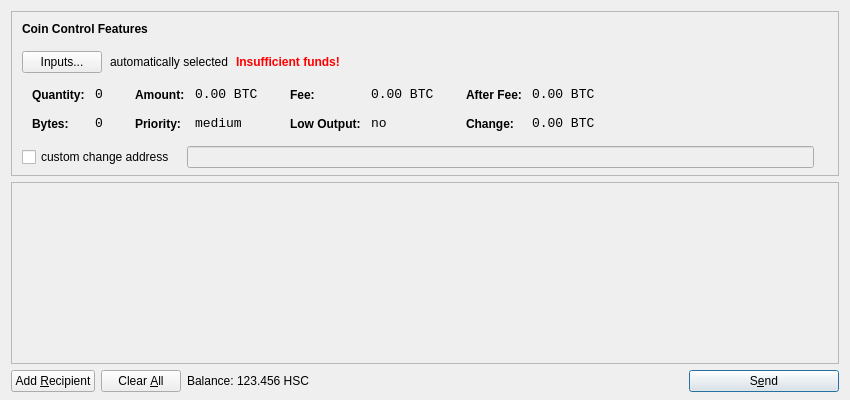
<?xml version="1.0" encoding="UTF-8"?>
<ui version="4.0">
 <class>SendCoinsDialog</class>
 <widget class="QDialog" name="SendCoinsDialog">
  <property name="geometry">
   <rect>
    <x>0</x>
    <y>0</y>
    <width>850</width>
    <height>400</height>
   </rect>
  </property>
  <property name="windowTitle">
   <string>Send Coins</string>
  </property>
  <layout class="QVBoxLayout" name="verticalLayout" stretch="0,1,0">
   <property name="bottomMargin">
    <number>8</number>
   </property>
   <item>
    <widget class="QFrame" name="frameCoinControl">
     <property name="sizePolicy">
      <sizepolicy hsizetype="Expanding" vsizetype="Expanding">
       <horstretch>0</horstretch>
       <verstretch>0</verstretch>
      </sizepolicy>
     </property>
     <property name="maximumSize">
      <size>
       <width>16777215</width>
       <height>16777215</height>
      </size>
     </property>
     <property name="frameShape">
      <enum>QFrame::StyledPanel</enum>
     </property>
     <property name="frameShadow">
      <enum>QFrame::Sunken</enum>
     </property>
     <layout class="QVBoxLayout" name="verticalLayoutCoinControl2">
      <property name="spacing">
       <number>-1</number>
      </property>
      <property name="leftMargin">
       <number>0</number>
      </property>
      <property name="topMargin">
       <number>0</number>
      </property>
      <property name="rightMargin">
       <number>0</number>
      </property>
      <property name="bottomMargin">
       <number>6</number>
      </property>
      <item>
       <layout class="QVBoxLayout" name="verticalLayoutCoinControl" stretch="0,0,0,0,1">
        <property name="spacing">
         <number>0</number>
        </property>
        <property name="leftMargin">
         <number>10</number>
        </property>
        <property name="topMargin">
         <number>10</number>
        </property>
        <item>
         <layout class="QHBoxLayout" name="horizontalLayoutCoinControl1">
          <property name="bottomMargin">
           <number>15</number>
          </property>
          <item>
           <widget class="QLabel" name="labelCoinControlFeatures">
            <property name="sizePolicy">
             <sizepolicy hsizetype="Preferred" vsizetype="Maximum">
              <horstretch>0</horstretch>
              <verstretch>0</verstretch>
             </sizepolicy>
            </property>
            <property name="font">
             <font>
              <weight>75</weight>
              <bold>true</bold>
             </font>
            </property>
            <property name="styleSheet">
             <string notr="true">font-weight:bold;</string>
            </property>
            <property name="text">
             <string>Coin Control Features</string>
            </property>
           </widget>
          </item>
         </layout>
        </item>
        <item>
         <layout class="QHBoxLayout" name="horizontalLayoutCoinControl2" stretch="0,0,0,0">
          <property name="spacing">
           <number>8</number>
          </property>
          <property name="bottomMargin">
           <number>10</number>
          </property>
          <item>
           <widget class="QPushButton" name="pushButtonCoinControl">
            <property name="styleSheet">
             <string notr="true"/>
            </property>
            <property name="text">
             <string>Inputs...</string>
            </property>
           </widget>
          </item>
          <item>
           <widget class="QLabel" name="labelCoinControlAutomaticallySelected">
            <property name="text">
             <string>automatically selected</string>
            </property>
            <property name="margin">
             <number>5</number>
            </property>
           </widget>
          </item>
          <item>
           <widget class="QLabel" name="labelCoinControlInsuffFunds">
            <property name="font">
             <font>
              <weight>75</weight>
              <bold>true</bold>
             </font>
            </property>
            <property name="styleSheet">
             <string notr="true">color:red;font-weight:bold;</string>
            </property>
            <property name="text">
             <string>Insufficient funds!</string>
            </property>
            <property name="margin">
             <number>5</number>
            </property>
           </widget>
          </item>
          <item>
           <spacer name="horizontalSpacerCoinControl">
            <property name="orientation">
             <enum>Qt::Horizontal</enum>
            </property>
            <property name="sizeHint" stdset="0">
             <size>
              <width>40</width>
              <height>1</height>
             </size>
            </property>
           </spacer>
          </item>
         </layout>
        </item>
        <item>
         <widget class="QWidget" name="widgetCoinControl" native="true">
          <property name="sizePolicy">
           <sizepolicy hsizetype="Preferred" vsizetype="Preferred">
            <horstretch>0</horstretch>
            <verstretch>0</verstretch>
           </sizepolicy>
          </property>
          <property name="minimumSize">
           <size>
            <width>0</width>
            <height>0</height>
           </size>
          </property>
          <property name="styleSheet">
           <string notr="true"/>
          </property>
          <layout class="QHBoxLayout" name="horizontalLayoutCoinControl5">
           <property name="margin">
            <number>0</number>
           </property>
           <item>
            <layout class="QHBoxLayout" name="horizontalLayoutCoinControl3" stretch="0,0,0,1">
             <property name="spacing">
              <number>20</number>
             </property>
             <property name="topMargin">
              <number>0</number>
             </property>
             <property name="bottomMargin">
              <number>10</number>
             </property>
             <item>
              <layout class="QFormLayout" name="formLayoutCoinControl1">
               <property name="horizontalSpacing">
                <number>10</number>
               </property>
               <property name="verticalSpacing">
                <number>14</number>
               </property>
               <property name="leftMargin">
                <number>10</number>
               </property>
               <property name="topMargin">
                <number>4</number>
               </property>
               <property name="rightMargin">
                <number>6</number>
               </property>
               <item row="0" column="0">
                <widget class="QLabel" name="labelCoinControlQuantityText">
                 <property name="styleSheet">
                  <string notr="true">font-weight:bold;</string>
                 </property>
                 <property name="text">
                  <string>Quantity:</string>
                 </property>
                 <property name="margin">
                  <number>0</number>
                 </property>
                </widget>
               </item>
               <item row="0" column="1">
                <widget class="QLabel" name="labelCoinControlQuantity">
                 <property name="font">
                  <font>
                   <family>Monospace</family>
                   <pointsize>10</pointsize>
                  </font>
                 </property>
                 <property name="cursor">
                  <cursorShape>IBeamCursor</cursorShape>
                 </property>
                 <property name="contextMenuPolicy">
                  <enum>Qt::ActionsContextMenu</enum>
                 </property>
                 <property name="text">
                  <string notr="true">0</string>
                 </property>
                 <property name="margin">
                  <number>0</number>
                 </property>
                 <property name="textInteractionFlags">
                  <set>Qt::LinksAccessibleByMouse|Qt::TextSelectableByKeyboard|Qt::TextSelectableByMouse</set>
                 </property>
                </widget>
               </item>
               <item row="1" column="0">
                <widget class="QLabel" name="labelCoinControlBytesText">
                 <property name="styleSheet">
                  <string notr="true">font-weight:bold;</string>
                 </property>
                 <property name="text">
                  <string>Bytes:</string>
                 </property>
                </widget>
               </item>
               <item row="1" column="1">
                <widget class="QLabel" name="labelCoinControlBytes">
                 <property name="font">
                  <font>
                   <family>Monospace</family>
                   <pointsize>10</pointsize>
                  </font>
                 </property>
                 <property name="cursor">
                  <cursorShape>IBeamCursor</cursorShape>
                 </property>
                 <property name="contextMenuPolicy">
                  <enum>Qt::ActionsContextMenu</enum>
                 </property>
                 <property name="text">
                  <string notr="true">0</string>
                 </property>
                 <property name="textInteractionFlags">
                  <set>Qt::LinksAccessibleByMouse|Qt::TextSelectableByKeyboard|Qt::TextSelectableByMouse</set>
                 </property>
                </widget>
               </item>
              </layout>
             </item>
             <item>
              <layout class="QFormLayout" name="formLayoutCoinControl2">
               <property name="horizontalSpacing">
                <number>10</number>
               </property>
               <property name="verticalSpacing">
                <number>14</number>
               </property>
               <property name="leftMargin">
                <number>6</number>
               </property>
               <property name="topMargin">
                <number>4</number>
               </property>
               <property name="rightMargin">
                <number>6</number>
               </property>
               <item row="0" column="0">
                <widget class="QLabel" name="labelCoinControlAmountText">
                 <property name="styleSheet">
                  <string notr="true">font-weight:bold;</string>
                 </property>
                 <property name="text">
                  <string>Amount:</string>
                 </property>
                 <property name="margin">
                  <number>0</number>
                 </property>
                </widget>
               </item>
               <item row="0" column="1">
                <widget class="QLabel" name="labelCoinControlAmount">
                 <property name="font">
                  <font>
                   <family>Monospace</family>
                   <pointsize>10</pointsize>
                  </font>
                 </property>
                 <property name="cursor">
                  <cursorShape>IBeamCursor</cursorShape>
                 </property>
                 <property name="contextMenuPolicy">
                  <enum>Qt::ActionsContextMenu</enum>
                 </property>
                 <property name="text">
                  <string notr="true">0.00 BTC</string>
                 </property>
                 <property name="textInteractionFlags">
                  <set>Qt::LinksAccessibleByMouse|Qt::TextSelectableByKeyboard|Qt::TextSelectableByMouse</set>
                 </property>
                </widget>
               </item>
               <item row="1" column="0">
                <widget class="QLabel" name="labelCoinControlPriorityText">
                 <property name="styleSheet">
                  <string notr="true">font-weight:bold;</string>
                 </property>
                 <property name="text">
                  <string>Priority:</string>
                 </property>
                </widget>
               </item>
               <item row="1" column="1">
                <widget class="QLabel" name="labelCoinControlPriority">
                 <property name="font">
                  <font>
                   <family>Monospace</family>
                   <pointsize>10</pointsize>
                  </font>
                 </property>
                 <property name="cursor">
                  <cursorShape>IBeamCursor</cursorShape>
                 </property>
                 <property name="contextMenuPolicy">
                  <enum>Qt::ActionsContextMenu</enum>
                 </property>
                 <property name="text">
                  <string>medium</string>
                 </property>
                 <property name="textInteractionFlags">
                  <set>Qt::LinksAccessibleByMouse|Qt::TextSelectableByKeyboard|Qt::TextSelectableByMouse</set>
                 </property>
                </widget>
               </item>
              </layout>
             </item>
             <item>
              <layout class="QFormLayout" name="formLayoutCoinControl3">
               <property name="horizontalSpacing">
                <number>10</number>
               </property>
               <property name="verticalSpacing">
                <number>14</number>
               </property>
               <property name="leftMargin">
                <number>6</number>
               </property>
               <property name="topMargin">
                <number>4</number>
               </property>
               <property name="rightMargin">
                <number>6</number>
               </property>
               <item row="0" column="0">
                <widget class="QLabel" name="labelCoinControlFeeText">
                 <property name="styleSheet">
                  <string notr="true">font-weight:bold;</string>
                 </property>
                 <property name="text">
                  <string>Fee:</string>
                 </property>
                 <property name="margin">
                  <number>0</number>
                 </property>
                </widget>
               </item>
               <item row="0" column="1">
                <widget class="QLabel" name="labelCoinControlFee">
                 <property name="font">
                  <font>
                   <family>Monospace</family>
                   <pointsize>10</pointsize>
                  </font>
                 </property>
                 <property name="cursor">
                  <cursorShape>IBeamCursor</cursorShape>
                 </property>
                 <property name="contextMenuPolicy">
                  <enum>Qt::ActionsContextMenu</enum>
                 </property>
                 <property name="text">
                  <string notr="true">0.00 BTC</string>
                 </property>
                 <property name="textInteractionFlags">
                  <set>Qt::LinksAccessibleByMouse|Qt::TextSelectableByKeyboard|Qt::TextSelectableByMouse</set>
                 </property>
                </widget>
               </item>
               <item row="1" column="0">
                <widget class="QLabel" name="labelCoinControlLowOutputText">
                 <property name="styleSheet">
                  <string notr="true">font-weight:bold;</string>
                 </property>
                 <property name="text">
                  <string>Low Output:</string>
                 </property>
                </widget>
               </item>
               <item row="1" column="1">
                <widget class="QLabel" name="labelCoinControlLowOutput">
                 <property name="font">
                  <font>
                   <family>Monospace</family>
                   <pointsize>10</pointsize>
                  </font>
                 </property>
                 <property name="cursor">
                  <cursorShape>IBeamCursor</cursorShape>
                 </property>
                 <property name="contextMenuPolicy">
                  <enum>Qt::ActionsContextMenu</enum>
                 </property>
                 <property name="text">
                  <string>no</string>
                 </property>
                 <property name="textInteractionFlags">
                  <set>Qt::LinksAccessibleByMouse|Qt::TextSelectableByKeyboard|Qt::TextSelectableByMouse</set>
                 </property>
                </widget>
               </item>
              </layout>
             </item>
             <item>
              <layout class="QFormLayout" name="formLayoutCoinControl4">
               <property name="horizontalSpacing">
                <number>10</number>
               </property>
               <property name="verticalSpacing">
                <number>14</number>
               </property>
               <property name="leftMargin">
                <number>6</number>
               </property>
               <property name="topMargin">
                <number>4</number>
               </property>
               <property name="rightMargin">
                <number>6</number>
               </property>
               <item row="0" column="0">
                <widget class="QLabel" name="labelCoinControlAfterFeeText">
                 <property name="styleSheet">
                  <string notr="true">font-weight:bold;</string>
                 </property>
                 <property name="text">
                  <string>After Fee:</string>
                 </property>
                 <property name="margin">
                  <number>0</number>
                 </property>
                </widget>
               </item>
               <item row="0" column="1">
                <widget class="QLabel" name="labelCoinControlAfterFee">
                 <property name="font">
                  <font>
                   <family>Monospace</family>
                   <pointsize>10</pointsize>
                  </font>
                 </property>
                 <property name="cursor">
                  <cursorShape>IBeamCursor</cursorShape>
                 </property>
                 <property name="contextMenuPolicy">
                  <enum>Qt::ActionsContextMenu</enum>
                 </property>
                 <property name="text">
                  <string notr="true">0.00 BTC</string>
                 </property>
                 <property name="textInteractionFlags">
                  <set>Qt::LinksAccessibleByMouse|Qt::TextSelectableByKeyboard|Qt::TextSelectableByMouse</set>
                 </property>
                </widget>
               </item>
               <item row="1" column="0">
                <widget class="QLabel" name="labelCoinControlChangeText">
                 <property name="styleSheet">
                  <string notr="true">font-weight:bold;</string>
                 </property>
                 <property name="text">
                  <string>Change:</string>
                 </property>
                </widget>
               </item>
               <item row="1" column="1">
                <widget class="QLabel" name="labelCoinControlChange">
                 <property name="font">
                  <font>
                   <family>Monospace</family>
                   <pointsize>10</pointsize>
                  </font>
                 </property>
                 <property name="cursor">
                  <cursorShape>IBeamCursor</cursorShape>
                 </property>
                 <property name="contextMenuPolicy">
                  <enum>Qt::ActionsContextMenu</enum>
                 </property>
                 <property name="text">
                  <string notr="true">0.00 BTC</string>
                 </property>
                 <property name="textInteractionFlags">
                  <set>Qt::LinksAccessibleByMouse|Qt::TextSelectableByKeyboard|Qt::TextSelectableByMouse</set>
                 </property>
                </widget>
               </item>
              </layout>
             </item>
            </layout>
           </item>
          </layout>
         </widget>
        </item>
        <item>
         <layout class="QHBoxLayout" name="horizontalLayoutCoinControl4" stretch="0,0,0">
          <property name="spacing">
           <number>12</number>
          </property>
          <property name="sizeConstraint">
           <enum>QLayout::SetDefaultConstraint</enum>
          </property>
          <property name="topMargin">
           <number>5</number>
          </property>
          <property name="rightMargin">
           <number>5</number>
          </property>
          <item>
           <widget class="QCheckBox" name="checkBoxCoinControlChange">
            <property name="text">
             <string>custom change address</string>
            </property>
           </widget>
          </item>
          <item>
           <widget class="QLineEdit" name="lineEditCoinControlChange">
            <property name="enabled">
             <bool>false</bool>
            </property>
            <property name="sizePolicy">
             <sizepolicy hsizetype="Expanding" vsizetype="Fixed">
              <horstretch>0</horstretch>
              <verstretch>0</verstretch>
             </sizepolicy>
            </property>
           </widget>
          </item>
          <item>
           <widget class="QLabel" name="labelCoinControlChangeLabel">
            <property name="sizePolicy">
             <sizepolicy hsizetype="Preferred" vsizetype="Expanding">
              <horstretch>0</horstretch>
              <verstretch>0</verstretch>
             </sizepolicy>
            </property>
            <property name="minimumSize">
             <size>
              <width>0</width>
              <height>0</height>
             </size>
            </property>
            <property name="text">
             <string/>
            </property>
            <property name="margin">
             <number>3</number>
            </property>
           </widget>
          </item>
         </layout>
        </item>
        <item>
         <spacer name="verticalSpacerCoinControl">
          <property name="orientation">
           <enum>Qt::Vertical</enum>
          </property>
          <property name="sizeHint" stdset="0">
           <size>
            <width>800</width>
            <height>1</height>
           </size>
          </property>
         </spacer>
        </item>
       </layout>
      </item>
     </layout>
    </widget>
   </item>
   <item>
    <widget class="QScrollArea" name="scrollArea">
     <property name="widgetResizable">
      <bool>true</bool>
     </property>
     <widget class="QWidget" name="scrollAreaWidgetContents">
      <property name="geometry">
       <rect>
        <x>0</x>
        <y>0</y>
        <width>830</width>
        <height>165</height>
       </rect>
      </property>
      <layout class="QVBoxLayout" name="verticalLayout_2">
       <property name="margin">
        <number>0</number>
       </property>
       <item>
        <layout class="QVBoxLayout" name="entries">
         <property name="spacing">
          <number>6</number>
         </property>
        </layout>
       </item>
       <item>
        <spacer name="verticalSpacer">
         <property name="orientation">
          <enum>Qt::Vertical</enum>
         </property>
         <property name="sizeHint" stdset="0">
          <size>
           <width>20</width>
           <height>40</height>
          </size>
         </property>
        </spacer>
       </item>
      </layout>
     </widget>
    </widget>
   </item>
   <item>
    <layout class="QHBoxLayout" name="horizontalLayout">
     <item>
      <widget class="QPushButton" name="addButton">
       <property name="toolTip">
        <string>Send to multiple recipients at once</string>
       </property>
       <property name="text">
        <string>Add &amp;Recipient</string>
       </property>
       <property name="icon">
        <iconset resource="../bitcoin.qrc">
         <normaloff>:/icons/add</normaloff>:/icons/add</iconset>
       </property>
       <property name="autoDefault">
        <bool>false</bool>
       </property>
      </widget>
     </item>
     <item>
      <widget class="QPushButton" name="clearButton">
       <property name="sizePolicy">
        <sizepolicy hsizetype="Minimum" vsizetype="Fixed">
         <horstretch>0</horstretch>
         <verstretch>0</verstretch>
        </sizepolicy>
       </property>
       <property name="toolTip">
        <string>Remove all transaction fields</string>
       </property>
       <property name="text">
        <string>Clear &amp;All</string>
       </property>
       <property name="icon">
        <iconset resource="../bitcoin.qrc">
         <normaloff>:/icons/remove</normaloff>:/icons/remove</iconset>
       </property>
       <property name="autoRepeatDelay">
        <number>300</number>
       </property>
       <property name="autoDefault">
        <bool>false</bool>
       </property>
      </widget>
     </item>
     <item>
      <layout class="QHBoxLayout" name="horizontalLayout_2">
       <property name="spacing">
        <number>3</number>
       </property>
       <item>
        <widget class="QLabel" name="label">
         <property name="text">
          <string>Balance:</string>
         </property>
        </widget>
       </item>
       <item>
        <widget class="QLabel" name="labelBalance">
         <property name="cursor">
          <cursorShape>IBeamCursor</cursorShape>
         </property>
         <property name="text">
          <string>123.456 HSC</string>
         </property>
         <property name="textInteractionFlags">
          <set>Qt::LinksAccessibleByMouse|Qt::TextSelectableByKeyboard|Qt::TextSelectableByMouse</set>
         </property>
        </widget>
       </item>
      </layout>
     </item>
     <item>
      <spacer name="horizontalSpacer">
       <property name="orientation">
        <enum>Qt::Horizontal</enum>
       </property>
       <property name="sizeHint" stdset="0">
        <size>
         <width>40</width>
         <height>20</height>
        </size>
       </property>
      </spacer>
     </item>
     <item>
      <widget class="QPushButton" name="sendButton">
       <property name="minimumSize">
        <size>
         <width>150</width>
         <height>0</height>
        </size>
       </property>
       <property name="toolTip">
        <string>Confirm the send action</string>
       </property>
       <property name="text">
        <string>S&amp;end</string>
       </property>
       <property name="icon">
        <iconset resource="../bitcoin.qrc">
         <normaloff>:/icons/send</normaloff>:/icons/send</iconset>
       </property>
       <property name="default">
        <bool>true</bool>
       </property>
      </widget>
     </item>
    </layout>
   </item>
  </layout>
 </widget>
 <resources>
  <include location="../bitcoin.qrc"/>
 </resources>
 <connections/>
</ui>
